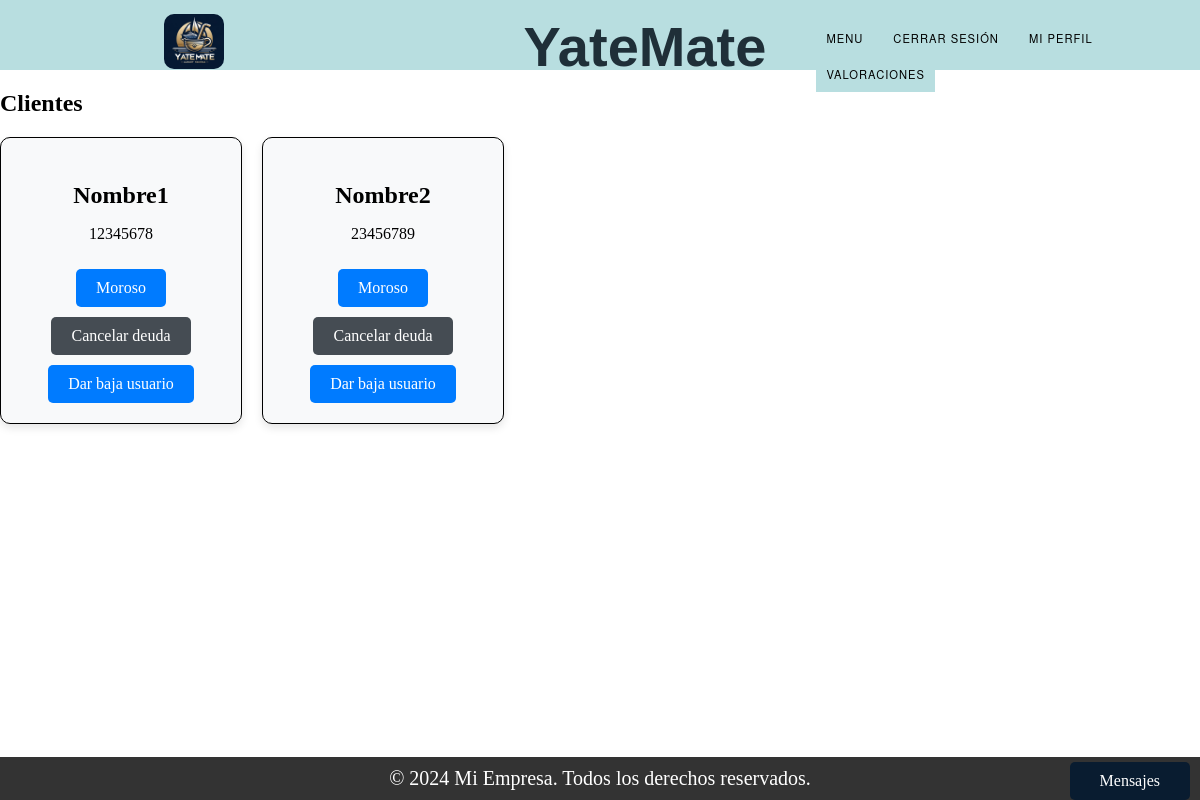
Page /listado_clientes/ (signed in) on the committed database.
### Register/models.py (models this page shows, shortened)
class User(models.Model):
    TIPOS = (
        ('Administrador', 'Administrador'),
        ('Usuario', 'Usuario'),
        ('Cliente', 'Cliente'),
    )
    mail = models.CharField(max_length=150, unique=True)  # Nombre de usuario (email).
    tipo = models.CharField(max_length=20, choices=TIPOS)
    password = models.CharField(max_length=128)  # Contraseña.
    nombre = models.CharField(max_length=255)
    apellido = models.CharField(max_length=255)
    dni = models.CharField(max_length=20)
    fecha_expiracion_dni = models.DateField()
    nacionalidad = models.CharField(max_length=100)
    genero = models.CharField(max_length=10)
    domicilio = models.CharField(max_length=255)
    fecha_nacimiento = models.DateField()
    cuil_cuit = models.CharField(max_length=20)
    moroso = models.BooleanField(default=False)

### Home/views.py (the view)
# urls.py: path('listado_clientes/',views.listado_clientes, name='listado_clientes'),
def listado_clientes(request):
    clientes = User.objects.filter()
    return render(request, "listado_clientes.html", {'clientes': clientes})

### Trueque/context_processors.py (called while the page is built)
def conversaciones_usuario(request):
    user_id = request.session.get('user_id')
    if user_id:
        conversaciones = Conversacion.objects.filter(Q(dueño_publicacion=user_id) | Q(solicitante=user_id))
        return {'conversaciones_usuario': conversaciones}
    else:
        return {'conversaciones_usuario': []}

### Trueque/models.py (called while the page is built)
    def get_mensajes(self):
        return Mensajes_chat.objects.filter(conversacion=self).order_by('enviado_a')

### Home/templates/listado_clientes.html (shortened to what this page needs)
{% extends "base.html" %}
{% block content %}
{% if clientes %}
    <h2>Clientes</h2>
    <div class="clientes-container" id="clientes-form">
        {% for cliente in clientes %}
        {% if cliente.tipo != 'Administrador'%}
        {% if cliente.tipo == 'Cliente'%}
            <div class="card">
                <h3 class="card-title">{{ cliente.nombre }}</h3>
                <p>{{ cliente.dni }}</p>
                {% if cliente.moroso %}
                    <a href="#" class="btn btn-cardDesactivado">Moroso</a>
                    <a href="{% url 'cancelar_deuda' cliente.id %}" class="btn btn-card">Cancelar deuda</a>
                    <a href="#"  type="button" class="btn btn-card" id="dar-de-baja" onclick="confirmarBaja({{ cliente.id }})">Dar baja usuario</a>
                {% else %}
                    <a href="{% url 'moroso_clientes' cliente.id %}" class="btn btn-card">Moroso</a>
                    <a href="#" class="btn btn-cardDesactivado">Cancelar deuda</a>
                    <a href="#"  type="button" class="btn btn-card" id="dar-de-baja" onclick="confirmarBaja({{ cliente.id }})" >Dar baja usuario</a>
                {% endif %}
                {% endif %}
            </div>
            {%endif%}
        {% endfor %}
    </div>
{% else %}
    <p>No hay clientes para mostrar</p>
{% endif %}
{% endblock %}

### static/css/styles.css (style rules this page uses)
body { margin: 0; padding: 0; }

### Home/templates/listado_clientes.html (style rules this page uses)
.clientes-container { display: flex; flex-wrap: wrap; gap: 20px; }
.card { background-color: #f8f9fa; border: 1px solid #000000; border-radius: 10px; padding: 20px; width: 200px; box-shadow: 0 4px 8px rgba(0,0,0,0.1); text-align: center; }
.card-title { color: #000000; font-size: 1.5rem; margin-bottom: 10px; }
.btn-card, .btn-cardDesactivado { display: inline-block; margin-top: 10px; padding: 10px 20px; border-radius: 5px; text-decoration: none; }
.btn-card { background-color: #007bff; color: #fff; }
.btn-cardDesactivado { background-color: #454c53; color: #fff; }

### rows in the picture
User: nombre "Nombre1", dni "12345678"
User: nombre "Nombre2", dni "23456789"
